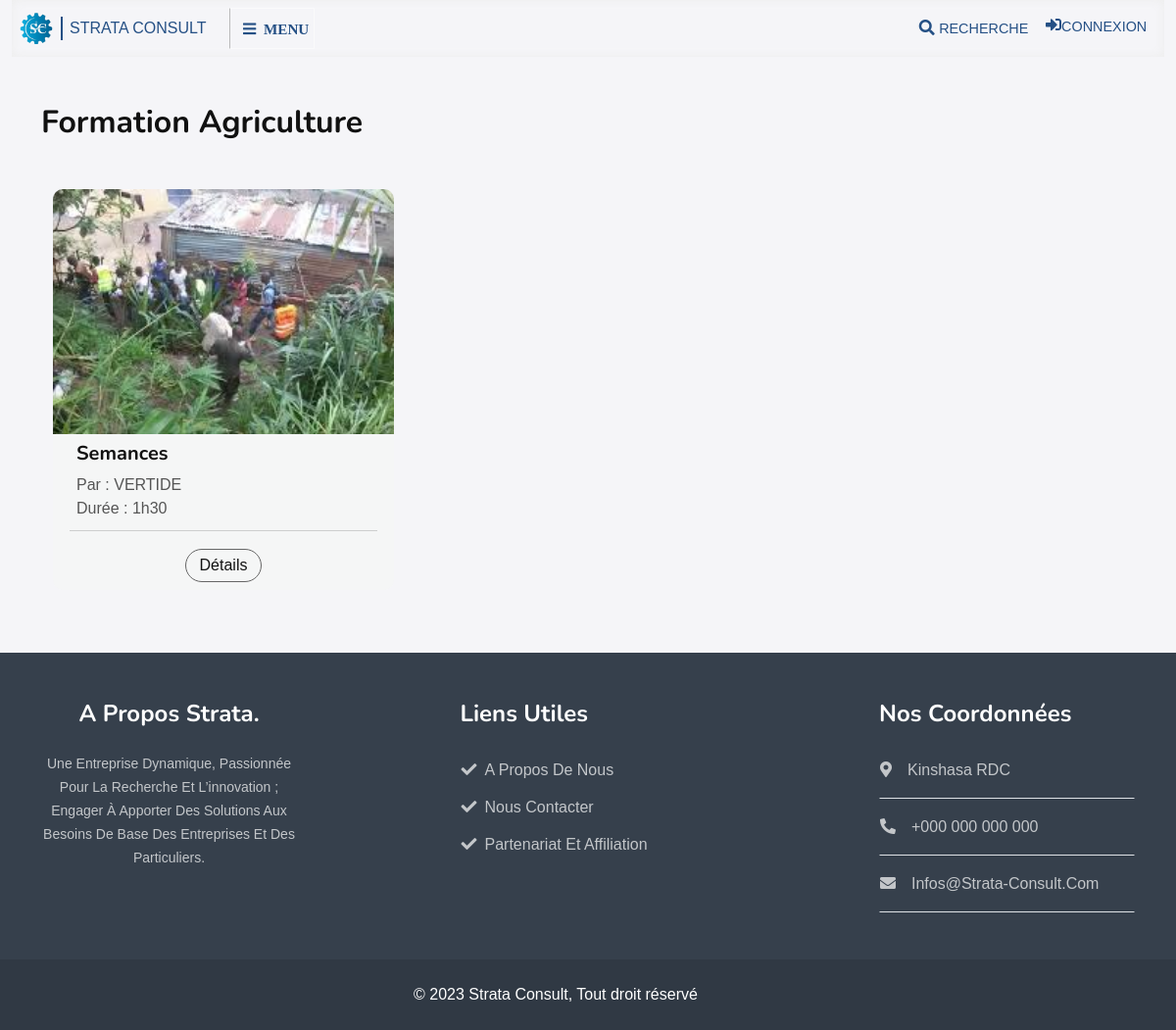
The page /sujet/agriculture/ on the database its author committed.
### back/models.py (models this page shows, shortened)
class Subject(models.Model):
    title = models.CharField(max_length=100)
    slug = models.SlugField(unique=True)
    date = models.DateTimeField(auto_now_add=True)
    update = models.DateTimeField(auto_now=True)
    def __str__(self):
        return self.title

class Formation(models.Model):
    subject = models.ForeignKey(Subject, on_delete=models.SET_NULL, null=True)
    title = models.CharField(max_length=100)
    slug = models.SlugField(unique=True)
    image = models.ImageField(upload_to='formation/')
    description = models.TextField()
    avantage = models.TextField()
    certification = models.TextField()
    auteur = models.CharField(max_length=100)
    duree = models.CharField(max_length=100)
    prix = models.CharField(max_length=100)
    souscrire = models.ManyToManyField(User, blank=True)
    date = models.DateTimeField(auto_now_add=True)
    update = models.DateTimeField(auto_now=True)

### home/views.py (the view)
# urls.py: path('sujet/<str:slug>/', views.FormationBySubject, name='formation_par_sujet'),
def FormationBySubject(request, slug):
    subject = get_object_or_404(Subject, slug=slug)
    formations = Formation.objects.filter(subject=subject)
    template_name = 'home/formation_par_sujet.html'
    context = {
        'subject': subject,
        'formations': formations,
    }
    return render(request, template_name, context)

### templates/home/formation_par_sujet.html (shortened to what this page needs)
{% extends 'home/base.html' %}
{% load static %}
{% block content %}
        <div class="container-fluid formation mt-5">
            <div class="container pb-5">
                <div class="about-item overflow-hidden">
                    <h2 class="mb-5">Formation {{subject}}</h2>
                </div>
                <div class="row m-0">
                    {% for formation in formations %}
                    <div class="col-lg-4 col-md-6 mb-3 blog-item wow fadeInUp" data-wow-delay=".6s">
                        <img src="{{formation.image.url}}" class="rounded-top" alt="{{formation.title}}">
                         <div class="rounded-bottom bg-light">
                            <div class="px-4 pb-0 py-2">
                                <h5>{{formation.title}}</h5>
                                <span>Par : {{formation.auteur}}</span> <br>
                                <span>Durée : {{formation.duree}}</span>
                            </div>
                            <hr>
                            <div class="p-4 py-2 text-center blog-btn">
                                <a href="{% url 'home:detail_formation' formation.slug %}" type="button" class="text-dark">Détails</a>
                            </div>
                        </div>
                    </div>
                    {% endfor %}
                </div>
            </div>
        </div>
{% endblock %}

### static/css/cssFile.css (style rules this page uses)
html, body { box-sizing: border-box; overflow-x: hidden; background-color: #f5f5f8; }
.blog-item hr { width: 90%; margin: 10px auto; }
.blog-item .blog-btn a { border: 1px solid #666; border-radius: 20px; padding: 4px 14px; }
.blog-item img { width: 100%; height: 250px; object-fit: cover; -o-object-fit: cover; }

### rows shown on the page
Subject: title "Agriculture"
Formation: image (picture), title "Semances", auteur "VERTIDE", duree "1h30"
